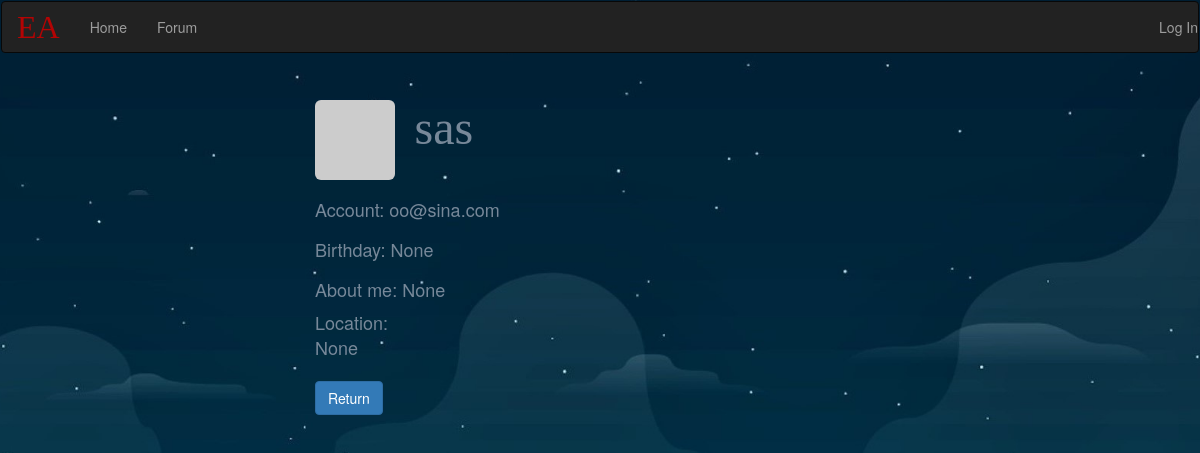
The page /blog_user/sas on the database its author committed.
### app/models.py (models this page shows, shortened)
class User(UserMixin, db.Model):
    __tablename__ = 'users'
    posts = db.relationship('Post', backref='authors', lazy='dynamic')
    id = db.Column(db.Integer, primary_key=True)
    email = db.Column(db.String(30), unique=True, index=True)
    name = db.Column(db.String(30), unique=True, index=True)
    password_hash = db.Column(db.String(128))
    location = db.Column(db.String(64))
    about = db.Column(db.Text())
    birth = db.Column(db.Date)
    @property
    def password(self):
        raise AttributeError('The password is not a readable attribute')
    def gravatar(self, size=100, default='identicon', rating='g'):
        url = 'https://secure.gravatar.com/avatar'
        hash = hashlib.md5(self.email.lower().encode('utf-8')).hexdigest()
        return '{url}/{hash}?s={size}&d={default}&r={rating}'.format(
            url=url, hash=hash, size=size, default=default, rating=rating)

### app/views.py (the view)
@app.route('/blog_user/<name>')
def blog_user(name):
    user = User.query.filter_by(name=name).first_or_404()
    app.logger.info('user')
    return render_template('blog_user.html', user=user)

### app/templates/blog_user.html (shortened to what this page needs)
{% extends "base.html" %}
{% block content %}
        <h><img class="img-rounded profile-thumbnail" src="{{ user.gravatar(size=128) }}">&nbsp;&nbsp;&nbsp;&nbsp;
            <font color="#778899" size="7px" face="fantasy">{{ user.name }}</font>  </h>
<div class="profile-header">
        <h1><font color="#778899" size="4px">Account: {{ user.email }}</font>
           </h1>
        <h1><font color="#778899" size="4px">Birthday: {{ user.birth }}</font></h1>
        <h1><font color="#778899" size="4px">About me: {{ user.about }}</font></h1>
            <font color="#778899" size="4px">Location: </font><p><a href="http://maps.google.com/?q={{ user.location }}">
            <font color="#778899" size="4px">{{ user.location }}</font>      </a>
        <h2><a href="/forum"><button type="button" class="btn btn-primary">Return</button></a></h2>
    </div>
{% endblock %}

### app/templates/base.html (style rules this page uses)
body { background-image: url("../static/q.jpg"); background-repeat: no-repeat; background-size: cover; background-position: center; }

### rows shown on the page
User: name "sas", email "oo@sina.com", birth "None", about "None", location "None"
